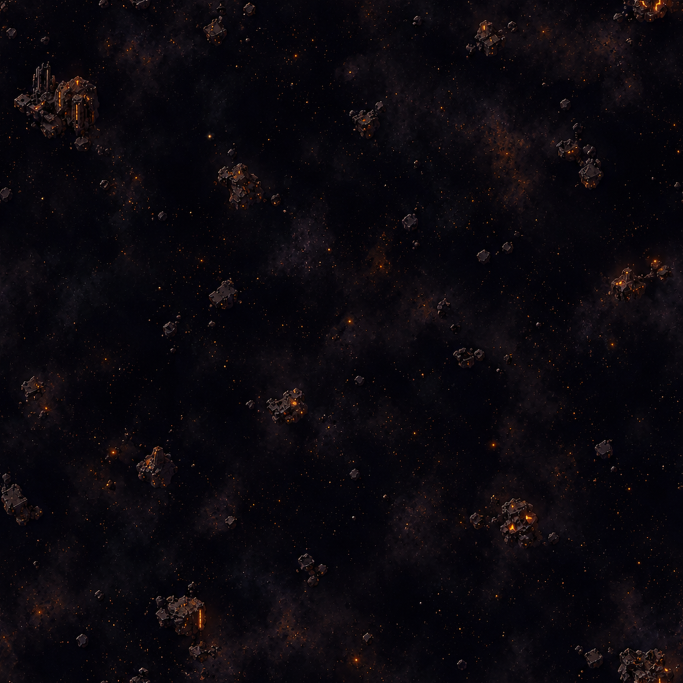
#> input picture art/2.0/worlds/world5/graphics/W5-P2-factory-space-2048.webp, 2048 x 2048 px, found by its file name (shown at 1/3 size)
$ python make-world5.py
#> lines starting #> are read from the running program, lines starting #| are printed output that depends on the picture
# Prepares the world-5 "Foundry Belt" textures for the game from ChatGPT's W5 set (art/2.0/worlds/world5, see its README
# and metadata; Art Bible tasks P2-P8). Sheet backgrounds (#05010f) become transparency, sizes are reduced to what the
# game needs. Run from the repo root: python3 proto2/make-world5.py
# The boss is the assembled drawing: its parts are separate renderings that do not match it exactly
# (metadata/W5-P8-attachment-guide.json), so the game lays its glows over the drawing at the guide's mount points.
import json
import numpy as np
from PIL import Image, ImageFilter

SRC = 'art/2.0/worlds/world5/graphics'
OUT = 'proto2/assets'


def cut(im, lo=4, span=12, close=5):
    """The flat background (#05010f) -> transparent, keyed on the distance from that colour; small holes in the darkest
    rock are closed (max, then min filter)."""
    a = np.asarray(im.convert('RGB')).astype(np.float32)
    d = np.abs(a - np.array([5, 1, 15], np.float32)).max(axis=2)
    alpha = Image.fromarray((np.clip((d - lo) / span, 0, 1) * 255).astype(np.uint8), 'L')
    if close: alpha = alpha.filter(ImageFilter.MaxFilter(close)).filter(ImageFilter.MinFilter(close))
    return Image.fromarray(np.dstack([a, np.asarray(alpha)]).astype(np.uint8), 'RGBA')


def trim(im):
    return im.crop(im.getchannel('A').point(lambda v: 255 if v > 40 else 0).getbbox())


def fit(im, cap):
    k = min(1, cap / max(im.size))
    return im.resize((round(im.width * k), round(im.height * k)), Image.LANCZOS)


def save(im, name, q=90):
    im.save(f'{OUT}/{name}.webp', 'WEBP', quality=q, method=6)


# P2: deep space with far factory asteroids, seen through the chasms (opaque, the far layer, 1024 px)
save(Image.open(f'{SRC}/W5-P2-factory-space-2048.webp').convert('RGB').resize((1024, 1024), Image.LANCZOS), 'w5-space', 86)
# P3: the terraced factory floor; its chasms are transparent (the RGBA version), so P2 shows through
save(Image.open(f'{SRC}/W5-P3-factory-floor-1024-rgba.webp').convert('RGBA'), 'w5-floor', 86)
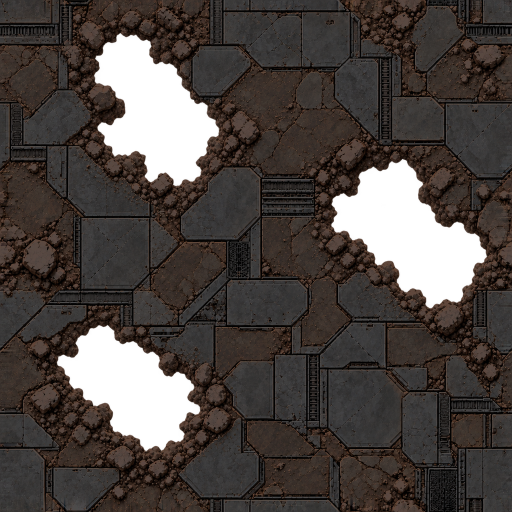
#> input picture art/2.0/worlds/world5/graphics/W5-P3-factory-floor-1024-rgba.webp, 1024 x 1024 px, found by its file name (shown at 1/2 size)
#> in save, im is the input picture: PIL image 1024x1024 RGBA; mean R, G, B, A 47.3, 40.2, 36.7, 224.2
# P4: embers, ash and welding sparks on black, added as light
save(Image.open(f'{SRC}/W5-P4-embers-overlay-1024.webp').convert('RGB'), 'w5-near', 84)
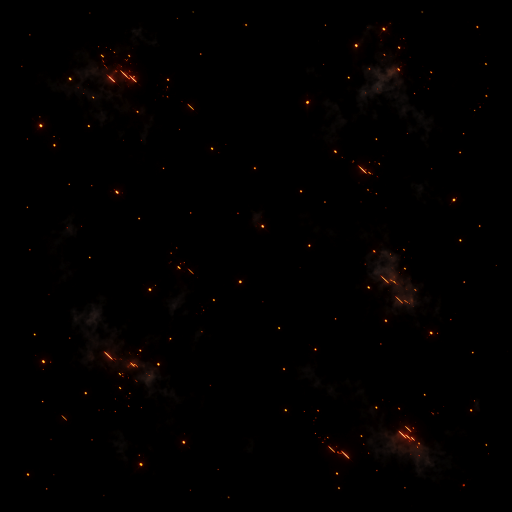
#> input picture art/2.0/worlds/world5/graphics/W5-P4-embers-overlay-1024.webp, 1024 x 1024 px, found by its file name (shown at 1/2 size)
#> in save, im is the input picture: PIL image 1024x1024 RGB; mean R, G, B 2.3, 0.8, 0.4

# P5: props. The drifting asteroids are the world's moving cover (js/cover.js); the fuel tank and the power capacitor
# are destructible (whole and exploded); the rest is machinery to fly over.
PROPS = {
    'assembly-gantry': 300, 'furnace-pit': 300, 'ore-conveyor': 300, 'drifting-asteroid-1': 240, 'drifting-asteroid-2': 240,
    'drifting-asteroid-3': 240, 'welding-arm': 120, 'ore-cart': 120, 'hull-plates': 120, 'fuel-tank-intact': 220,
    'fuel-tank-destroyed': 220, 'power-capacitor-intact': 220, 'power-capacitor-destroyed': 220,
}
for name, cap in PROPS.items():
#> (the run stopped early here; a loop or call above may not have finished)
